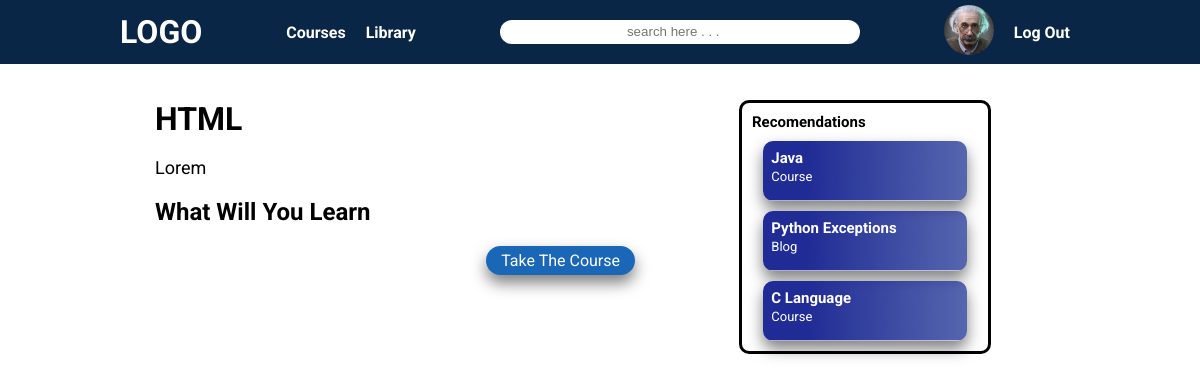
Page /course/6/ (signed in) on the committed database.
### users/models.py (models this page shows, shortened)
class Profile(models.Model):
    user = models.OneToOneField(User, on_delete=models.CASCADE)
    first_name = models.CharField(max_length=255)
    last_name = models.CharField(max_length=255)
    avatar = models.ImageField(default='default.jpg', upload_to='profile_pics')

### courses/models.py (models this page shows, shortened)
class Course(models.Model):
    course_name = models.CharField(max_length=100)
    description = models.TextField()
    topic = models.ForeignKey(Topic, on_delete=models.SET_NULL, null=True)
    content_type = models.ForeignKey(ContentType, on_delete=models.SET_NULL, null=True, default='course')
    publisher = models.ForeignKey(Publisher, on_delete=models.SET_NULL, null=True)
    hero = models.ImageField(null=True, blank=True, default='hero_default.jpg', upload_to='course_hero')
    created = models.TimeField(auto_now_add=True)
    updated = models.TimeField(auto_now=True)

class ContentType(models.Model):
    type_name = models.CharField(max_length=200)

### courses/views.py (the view)
# urls.py: path('course/<int:course_id>/', courseIntro, name='course_intro'),
def courseIntro (request, course_id):
    course = Course.objects.get(pk=course_id)
    user = request.user
    library = None
    library_items = None
    obj = None
    if user.is_authenticated:
        try:
            library = Library.objects.get(student=user)
        except Library.DoesNotExist:
            library = None
        try:
            library_items = library.libraryitem_set.all()
        except AttributeError:
            library_items = None
        obj = None
        if library_items is not None:
            for item in library_items:
                if item.course.id == course_id:
                    obj = item
                    break
                else:
                    obj = None
    course_type = course.content_type.type_name
    course_topic = course.topic.topic_name
    courses = Course.objects.all()
    recomendations = courses.filter(
        Q(content_type__type_name=course_type) &
        Q(topic__topic_name=course_topic) |
        Q(topic__topic_name=course_topic)
    ).exclude(pk=course_id)
    recomendations = list(recomendations)
    recomendations = random.sample(recomendations, len(recomendations))[:3]
    context = {
        'course':course,
        'library_items':library_items,
        'obj':obj,
        'recomendations':recomendations
    }
    return render(request, 'courses/course_intro.html', context)

### courses/templates/courses/course_intro.html (shortened to what this page needs)
{% extends 'main.html' %}
{% block content %}
    <div class="course-detail-page">
        <div class="course-detail-container">
            <h1>{{course.course_name}}</h1>
            <p class="pragraph-font">{{course.description}}</p>
            <h2>What Will You Learn</h2>
            <div class="course-bttn">
                {% if obj == None and user.is_authenticated %}
                    <a href="{% url 'add_to_library' course.id %}" class="bttn">Take The Course</a>
                {% elif obj == None and not user.is_authenticated %}
                    <a href="{% url 'login_page' %}" class="bttn">Take The Course</a>
                {% else %}
                    <a href="{% url 'course_home' course.id %}" class="bttn">Go To The Course</a>
                {% endif %}
            </div>
        </div>
        <div class="recomendations-container">
            <div class="recomendation-cards">
                <h2>Recomendations</h2>
                {% for course in recomendations %}
                <a href="{% url 'course_intro' course.id%}" class="card">
                    <h2>{{course.course_name}}</h2>
                    <span class="small-font">{{course.content_type.type_name}}</span>
                </a>
                {% endfor %}
            </div>
        </div>
    </div>
{% endblock content %}

### templates/navbar.html (shortened to what this page needs)
{% load static %}
    <header>
        <div class="nav-logo"><a href="{% url 'home_page' %}">LOGO</a></div>
        <nav class="nav-bar">
            <ul class="nav-menu">
                <li><a href="{% url 'home_page' %}?q=course">Courses</a></li>
                {% if user.is_authenticated %}
                    <li><a href="{% url 'profile_page' %}">Library</a></li>
                {% endif %}
            </ul>
        </nav>
        <div class="nav-search search">
            <form action="{% url 'home_page' %}">
                <input type="search" name="q" placeholder="search here . . .">
            </form>
        </div>
        <div class="nav-account">
            <ul>
                {% if user.is_authenticated %}
                    <li class="nav-img"><a href="{% url 'profile_page' %}"><img src="{{user.profile.avatar.url}}" alt=""></a></li>
                    <li><a href="{% url 'user_logout' %}">Log Out</a></li>
                {% else %}
                    <li><a href="{% url 'login_page' %}">Log In</a></li>
                    <li><a href="{% url 'register_page' %}">Sign Up</a></li>
                {% endif %}
            </ul>
        </div>
    </header>

### static/styles/main.css (style rules this page uses)
html { font-size: 62.5%; font-family: 'Roboto', sans-serif; }
* { margin: 0; padding: 0; box-sizing: border-box; }
input { display: block; }
:root { --fs-xl: 3.2rem; --fs-l: 1.6rem; --fs-m: 1.4rem; --fs-s: 1.2rem; --fs-xs: 1rem; }
.bttn { min-width: 100px; padding: 5px 15px; border-radius: 25px; background-color: #1A67B8; box-shadow: 0px 8px 15px rgba(0, 0, 0, 0.5); text-align: center; text-decoration: none; font-size: 1.6rem; color: #ffffff; }
.card { display: block; justify-self: center; width: 90%; height: 60px; text-decoration: none; box-shadow: 0px 8px 15px rgba(0, 0, 0, 0.5); position: relative; padding: 8px; border-radius: 10px; background-image: url('../images/card-background.png'); background-size: cover; background-repeat: no-repeat; color: #ffffff; }
.pragraph-font { font-size: 1.8rem; font-weight: 400; line-height: 30px; }
.small-font { font-size: 1.3rem; font-weight: 400; line-height: 20px; }
header { position: fixed; width: 100vw; height: 64px; display: flex; align-items: center; justify-content: space-between; padding: 0px 120px; background-color: #0A2647; color: #ffffff; font-family: 'Roboto', sans-serif; font-weight: 700; z-index: 10; }
.nav-logo { font-size: var(--fs-xl); }
.nav-logo a { text-decoration: none; color: #ffffff; }
.nav-bar ul, .nav-account ul { display: flex; list-style: none; align-items: center; }
header ul li a { padding: 5px 10px; color: #ffffff; text-decoration: none; font-size: var(--fs-l); border-radius: 50px; }
.nav-search input { width: 30vw; height: 1.75em; border: none; border-radius: 50px; text-align: center; }
.nav-account img { width: 50px; height: 50px; border-radius: 50%; object-fit: cover; }
.course-detail-page { display: grid; padding: 0 vw; gap: 50px; position: relative; top: 100px; }
.course-detail-container { width: 90%; justify-self: center; }
.course-detail-container h1, .course-detail-container p { margin-bottom: 15px; }
.course-detail-container h1 { font-size: 2.8rem; }
.course-detail-container p { font-size: 1.4rem; }
.course-detail-container h2 { font-size: 2rem; margin-bottom: 10px; }
.course-bttn { width: 100%; display: flex; justify-content: end; margin-top: 20px; }
.recomendations-container { border: 3px solid black; width: 90vw; justify-self: center; border-radius: 10px; padding: 10px; }
.recomendation-cards { display: grid; gap: 10px; }
@media (min-width:695px) { .course-detail-page { padding: 0; grid-template-columns: 40% 30%; justify-content: center; } }
@media (min-width:695px) { .course-detail-container { width: 100%; } }
@media (min-width:695px) { .recomendations-container { width: 100%; height: fit-content; } }
@media (min-width:695px) { .course-detail-container h1 { font-size: 3.2rem; } }
@media (min-width:695px) { .course-detail-container p, .course-detail-container ul li { font-size: 1.8rem; } }
@media (min-width:695px) { .course-detail-container h2 { font-size: 2.4rem; margin-bottom: 10px; } }
@media (min-width:1000px) { .recomendations-container { width: 70%; } }

### rows in the picture
Course: course_name "HTML", description "Lorem"
Course: course_name "Java", content_type.type_name "Course"
Course: course_name "Python Exceptions", content_type.type_name "Blog"
Course: course_name "C Language", content_type.type_name "Course"
